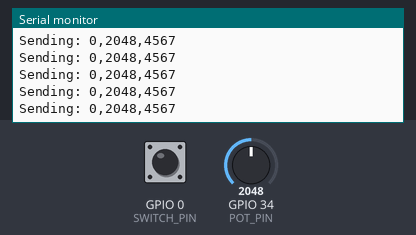
A program run on a simulated ESP32. Shown: the last lines printed to the serial monitor. The inputs (shaded band) are chosen by the test bench; at power-on: GPIO 34 (POT_PIN) = 2048, GPIO 0 (SWITCH_PIN) HIGH. Nothing arrives over Bluetooth unless stated; a phone connects over Bluetooth LE 3 s after start.

Above: at 1.2 s.
1.3 s: GPIO 34 (POT_PIN) set to 2866
At 1.31 s:
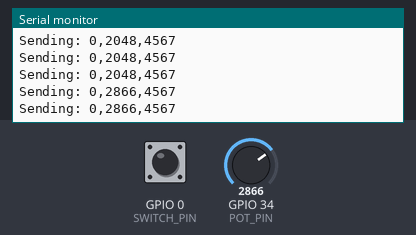
4.3 s: GPIO 0 (SWITCH_PIN) pulled LOW for 0.15 s
At 4.32 s:
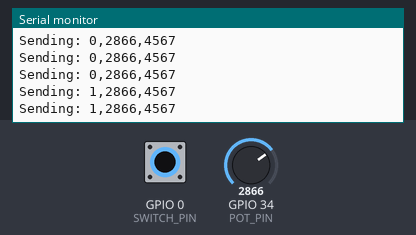
7.4 s: GPIO 34 (POT_PIN) set to 3603
At 7.43 s:
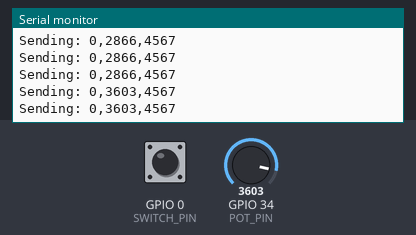
10.4 s: GPIO 0 (SWITCH_PIN) pulled LOW for 1 s
At 10.44 s:
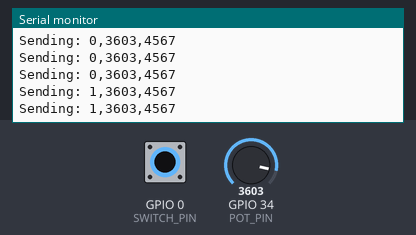
Timing chart, 0 to 13.4 s (numbered marks = the images above; inputs shaded):
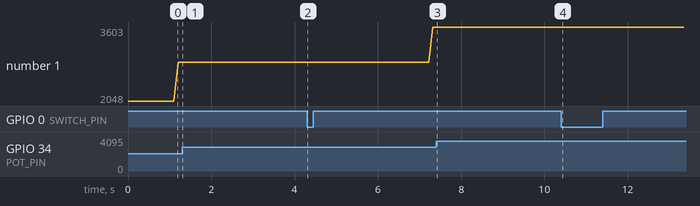

Measured:
- after the input at 1.3 s, the serial monitor: prints a new line at once (image 1)
- after the input at 4.3 s, the serial monitor: prints a new line at once (image 2)
- after the input at 7.4 s, the serial monitor: prints a new line at once (image 3)
- after the input at 10.4 s, the serial monitor: prints a new line at once (image 4)
- plotted number 1: 2866 → 3603 after the input at 4.3 s

The program:

main.cpp
```cpp
#include <Arduino.h>

#include <BLEDevice.h>
#include <BLEUtils.h>
#include <BLEServer.h>
#include <driver/adc.h>

BLECharacteristic *pCharacteristic;

#define POT_PIN 34
#define SWITCH_PIN 0


// Structure example to send data
// Must match the receiver structure
typedef struct struct_message {
  uint8_t trigger;
  uint16_t pot;
  uint16_t battery;
} struct_message;

// Create a struct_message called myData
struct_message myData;


// See the following for generating UUIDs:
// https://www.uuidgenerator.net/

#define SERVICE_UUID        "4fafc201-1fb5-459e-8fcc-c5c9c331914b"
#define CHARACTERISTIC_UUID "beb5483e-36e1-4688-b7f5-ea07361b26a8"

void setup() {

	Serial.begin(115200);
	Serial.println("Starting BLE work!");

  pinMode(SWITCH_PIN, INPUT_PULLUP);
  // pinMode(LED_PIN, OUTPUT);

	BLEDevice::init("ESP");
	BLEServer *pServer = BLEDevice::createServer();
	BLEService *pService = pServer->createService(SERVICE_UUID);
	pCharacteristic = pService->createCharacteristic(
		CHARACTERISTIC_UUID,
		BLECharacteristic::PROPERTY_READ |
		BLECharacteristic::PROPERTY_WRITE
	);

	pService->start();
	BLEAdvertising *pAdvertising = pServer->getAdvertising();
	pAdvertising->addServiceUUID(pService->getUUID());
	pAdvertising->start();
}

int count = 0;

// this loop just publishes the value of count and then
// increments it. You should see a stream of messages at
// one second intervals.

void loop() {
    // Set values to send
  myData.trigger = !digitalRead(SWITCH_PIN);
  myData.pot = analogRead(POT_PIN);
  myData.battery = 4567;

	Serial.print(myData.trigger);
  Serial.print(",");
	Serial.print(myData.pot);
	Serial.print(",");
  Serial.print(myData.battery);
  Serial.println("");

	Serial.print("Sending: ");
	uint8_t buffer[80];
  memcpy(buffer, &myData, sizeof(myData));
	pCharacteristic->setValue(buffer, sizeof(myData));
	pCharacteristic->notify(); // send notification of change
	count++;

  // if (!myData.trigger) {
  //     esp_sleep_enable_ext0_wakeup(GPIO_NUM_0,0); //1 = High, 0 = Low
  //     Serial.println("Going to sleep now");
  //     delay(100);
  //     esp_deep_sleep_start();
  //}

  delay(100);
}
```
